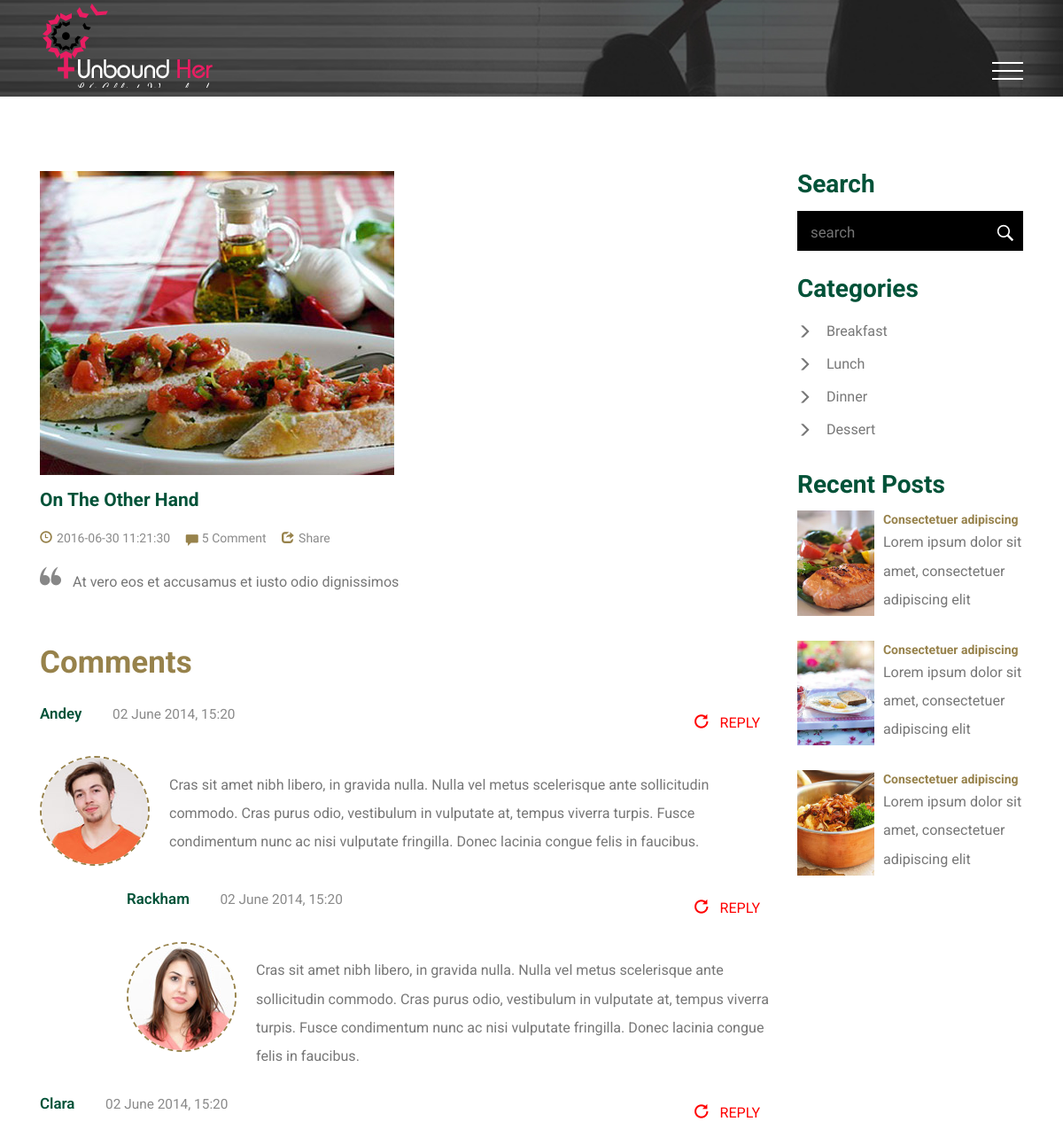
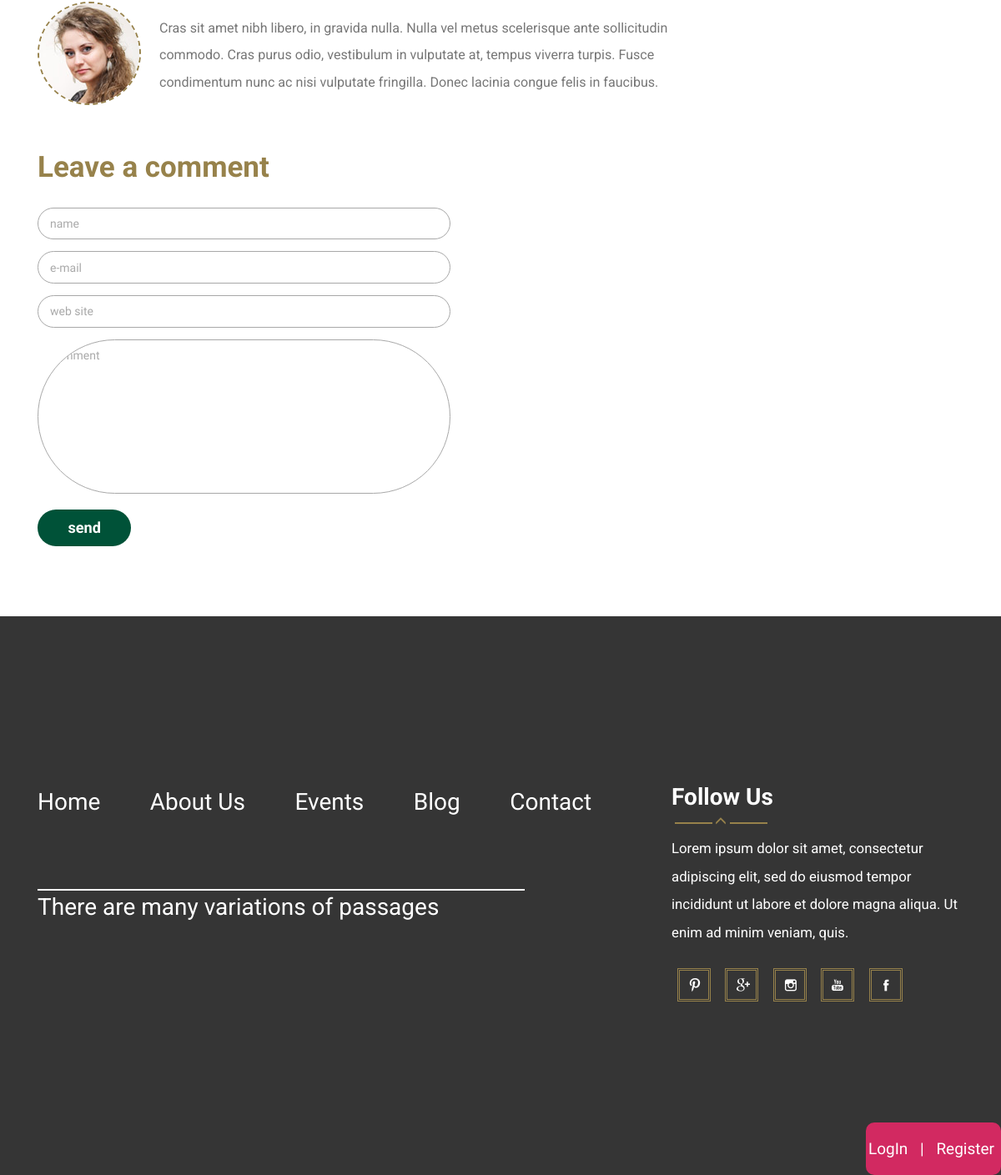
Page /single.php?id=1 on the committed database (2 pictures, top to bottom).
### tables this page shows
CREATE TABLE `blog` (
  `blog_id` int(11) NOT NULL,
  `title` varchar(50) NOT NULL,
  `category` varchar(50) NOT NULL,
  `create_at` varchar(255) NOT NULL,
  `image` text NOT NULL,
  `content` text NOT NULL,
  `modify` varchar(50) NOT NULL,
  `edit` varchar(50) NOT NULL,
  `delete` varchar(50) NOT NULL
);

### single.php (the view, shortened to what this page needs)
<?php include 'includes/header.php'; ?>
<?php
$blog_id = $_GET['id'];
$sql = mysql_query("SELECT * FROM `blog` where blog_id=$blog_id");
$res = mysql_fetch_array($sql);
?>
<div class="blog">
    <div class="container">
        <div class="col-md-9 ">
            <div class="single">
                <div class="single-top">
                    <img class="img-responsive wow fadeInUp animated" data-wow-delay=".5s" src="admin/blog_image/<?php echo $res['image']; ?>" alt="" />
                    <div class="lone-line">
                        <h4><?php echo $res['title']; ?></h4>
                        <ul class="grid-blog">
                            <li><span><i class="glyphicon glyphicon-time"> </i><?php echo $res['create_at']; ?></span></li>
                            <li><a href="#"><i class="glyphicon glyphicon-comment"> </i>5 Comment</a></li>
                            <li><a href="#"><i class="glyphicon glyphicon-share"> </i>Share</a></li>
                        </ul>
                        <p><?php echo $res['content'];?></p>
                    </div>
                </div>
                <div class="comment">
                    <h3>Comments</h3>
                    <div class="media wow fadeInLeft animated" data-wow-delay=".5s">
                        <div class="code-in">
                            <p class="smith"><a href="#">Andey</a> <span>02 June 2014, 15:20</span></p>
                            <p class="reply"><a href="#"><i class="glyphicon glyphicon-repeat"> </i>REPLY</a></p>
                            <div class="clearfix"> </div>
                        </div>
                        <div class="media-left">
                            <a href="#">
                                <img src="images/si1.jpg" alt="">
                            </a>
                        </div>
                        <div class="media-body">
                            <p>Cras sit amet nibh libero, in gravida nulla. Nulla vel metus scelerisque ante sollicitudin commodo. Cras purus odio, vestibulum in vulputate at, tempus viverra turpis. Fusce condimentum nunc ac nisi vulputate fringilla. Donec lacinia congue felis in faucibus.</p>
                        </div>
                    </div>
                    <div class="media media-1 wow fadeInUp animated" data-wow-delay=".5s">
                        <div class="code-in">
                            <p class="smith"><a href="#"> Rackham</a> <span>02 June 2014, 15:20</span></p>
                            <p class="reply"><a href="#"><i class="glyphicon glyphicon-repeat"> </i>REPLY</a></p>
                            <div class="clearfix"> </div>
                        </div>
                        <div class="media-left">
                            <a href="#">
                                <img src="images/si.jpg" alt="">
                            </a>
                        </div>
                        <div class="media-body">
                            <p>Cras sit amet nibh libero, in gravida nulla. Nulla vel metus scelerisque ante sollicitudin commodo. Cras purus odio, vestibulum in vulputate at, tempus viverra turpis. Fusce condimentum nunc ac nisi vulputate fringilla. Donec lacinia congue felis in faucibus.</p>
                        </div>
                    </div>
                    <div class="media wow fadeInRight animated" data-wow-delay=".5s">
                        <div class="code-in">
                            <p class="smith"><a href="#">Clara</a> <span>02 June 2014, 15:20</span></p>
                            <p class="reply"><a href="#"><i class="glyphicon glyphicon-repeat"> </i>REPLY</a></p>
                            <div class="clearfix"> </div>
                        </div>
                        <div class="media-left">
                            <a href="#">
                                <img src="images/si2.jpg" alt="">
                            </a>
                        </div>
                        <div class="media-body">
                            <p>Cras sit amet nibh libero, in gravida nulla. Nulla vel metus scelerisque ante sollicitudin commodo. Cras purus odio, vestibulum in vulputate at, tempus viverra turpis. Fusce condimentum nunc ac nisi vulputate fringilla. Donec lacinia congue felis in faucibus.</p>
                        </div>
                    </div>
                </div>
                <div class="leave">
                    <h3>Leave a comment</h3>
                    <form>
                        <div class="single-grid wow fadeInLeft animated" data-wow-delay=".5s">
                            <input type="text" value="Name" onfocus="this.value='';" onblur="if (this.value == '') {this.value = 'Name';}">
                            <input type="text" value="E-mail" onfocus="this.value='';" onblur="if (this.value == '') {this.value = 'E-mail';}">
                            <input type="text" value="Web site" onfocus="this.value='';" onblur="if (this.value == '') {this.value = 'Web site';}">
                            <textarea value=" " onfocus="this.value='';" onblur="if (this.value == '') {this.value = 'Comment';}">Comment</textarea>
                            <label class="hvr-rectangle-out">
                                <input type="submit" value="Send">
                            </label>
                        </div>
                    </form>
                </div>
            </div>
        </div>
        <div class="col-md-3 categories-grid">
            <div class="search-in animated wow fadeInRight" data-wow-duration="1000ms" data-wow-delay="500ms">
                <h4>Search</h4>
                <div class="search">
                    <form>
                        <input type="text" placeholder="Search" required="" >
                        <input type="submit" value="" >
                    </form>
                </div>
            </div>
            <div class="grid-categories animated wow fadeInLeft" data-wow-duration="1000ms" data-wow-delay="500ms">
                <h4>Categories</h4>
                <ul class="popular">
                    <li><a href="#"><i class="glyphicon glyphicon-menu-right"> </i>Breakfast</a></li>
                    <li><a href="#"><i class="glyphicon glyphicon-menu-right"> </i>Lunch</a></li>
                    <li><a href="#"><i class="glyphicon glyphicon-menu-right"> </i>Dinner</a></li>
                    <li><a href="#"><i class="glyphicon glyphicon-menu-right"> </i>Dessert</a></li>
                </ul>
            </div>
            <div class="blog-bottom animated wow fadeInUp" data-wow-duration="1000ms" data-wow-delay="500ms">
                <h4>Recent Posts</h4>
                <div class="product-go">
                    <a href="single.html" class="fashion"><img class="img-responsive " src="images/bo.jpg" alt=""></a>
                    <div class="grid-product">
                        <a href="single.html" class="elit">Consectetuer adipiscing</a>
                        <p>Lorem ipsum dolor sit amet, consectetuer adipiscing elit</p>
                    </div>
                    <div class="clearfix"> </div>
                </div>
                <div class="product-go">
                    <a href="single.html" class="fashion"><img class="img-responsive " src="images/bo1.jpg" alt=""></a>
                    <div class="grid-product">
                        <a href="single.html" class="elit">Consectetuer adipiscing</a>
                        <p>Lorem ipsum dolor sit amet, consectetuer adipiscing elit</p>
                    </div>
                    <div class="clearfix"> </div>
                </div>
                <div class="product-go">
                    <a href="single.html" class="fashion"><img class="img-responsive " src="images/bo2.jpg" alt=""></a>
                    <div class="grid-product">
                        <a href="single.html" class="elit">Consectetuer adipiscing</a>
                        <p>Lorem ipsum dolor sit amet, consectetuer adipiscing elit</p>
                    </div>
                    <div class="clearfix"> </div>
                </div>
            </div>
        </div>
        <div class="clearfix"> </div>
    </div>
</div>
<?php include 'includes/footer.php'; ?>

### css/style.css (style rules this page uses)
body { background: #e0dbdb; font-family: 'Open Sans Condensed', sans-serif; }
body a { transition: 0.5s all; -webkit-transition: 0.5s all; -o-transition: 0.5s all; -moz-transition: 0.5s all; -ms-transition: 0.5s all; }
ul { padding: 0; margin: 0; }
h1, h2, h3, h4, h5, h6, label, p { margin: 0; font-family: 'Roboto', sans-serif !important; }
i.glyphicon.glyphicon-comment { font-size: 14px; margin-right: 0.3em; vertical-align: middle; }
.blog { padding: 6em 0; }
.single-top h4 { font-size: 1.5em; padding-top: 0.8em; color: #005238; font-family: 'Roboto', sans-serif !important; font-weight: 700; }
.lone-line p { font-size: 1.15em; color: #777; line-height: 2em; }
.lone-line p:before { content: ""; background: url(../images/qu3.png) no-repeat; width: 30px; height: 24px; display: inline-block; padding-right: 2.3em; }
ul.grid-blog li { display: inline-block; }
ul.grid-blog li a, ul.grid-blog li span { text-decoration: none; font-size: 1em; color: #8A8A8A; display: inline-block; margin: 0 1em 0 0; }
ul.grid-blog li i { margin: 0 5px 0 0; color: #97824B; }
ul.grid-blog { padding: 1.5em 0; }
.comment h3 { font-size: 2.5em; color: #97824B; font-family: 'Roboto', sans-serif !important; font-weight: 700; }
.media-body p { font-size: 1.15em; color: #777; line-height: 2em; margin-top: 1em; }
.media-left, .media > .pull-left { padding-right: 22px; }
.leave h3 { font-size: 2.5em; color: #97824B; font-family: 'Roboto', sans-serif !important; font-weight: 700; }
.single-grid input[type="text"], .single-grid textarea { background: none; padding: 0.6em 1em; margin: 1em 0 0; font-size: 1em; color: #A9A9A9; width: 100%; outline: none; border: 1px solid #A8A8A8; -webkit-appearance: none; }
.single-grid textarea { resize: none; height: 185px; }
.single-grid { width: 60%; padding-top: 1em; }
.single-grid label { font-weight: 400; color: #EB1478; margin-top: 1em; cursor: pointer; }
.single-grid input[type="submit"] { font-size: 1.3em; background: #005238; padding: 0.5em 2em; text-align: center; color: #fff; border: none; outline: none; margin: 0 auto; -webkit-appearance: none; font-weight: 700; transition: 0.5s all; -webkit-transition: 0.5s all; -o-transition: 0.5s all; -ms-transition: 0.5s all; -moz-transition: 0.5s all; }
.media { margin-top: 25px; }
.comment { padding: 4em 0; }
p.smith { float: left; padding: 0; font-size: 1.1em; }
p.smith a { text-decoration: none; color: #005238; font-size: 1.1em; font-weight: 600; }
p.smith span { padding: 0 2em; color: #8A8A8A; }
p.reply { float: right; padding: 12px; color: red; font-size: 16px; }
p.reply a { text-decoration: none; color: red; }
.code-in { padding-bottom: 1em; }
p.reply a i { padding-right: 0.8em; }
.media-left img { border-radius: 100px; border: 2px dashed #97824B; }
.media-1 { padding-left: 7em; }
.search-in h4, .grid-categories h4, .blog-bottom h4 { color: #005238; font-family: 'Roboto', sans-serif !important; font-weight: 700; font-size: 2em; }
.search { position: relative; border: none; background: #000; margin: 1em 0 0; }
.search input[type="text"] { outline: none; padding: 8px 15px; background: none; width: 87%; border: none; color: #fff; font-size: 1.2em; }
.search input[type="submit"] { width: 30px; height: 30px; background: url(../images/search.png)no-repeat 0px 10px; padding: 0px 1px; border: none; cursor: pointer; position: absolute; outline: none; right: 0; }
.popular li { list-style: none; padding: 0.5em 0; }
.popular li a { color: #777; font-size: 1.15em; }
.popular li i { width: 17px; height: 17px; background: url(../images/img-sprite.png)no-repeat -562px -40px; display: inline-block; vertical-align: middle; margin-right: 16px; }
a.fashion { float: left; width: 34%; }
.grid-product { float: right; width: 62%; }
a.elit { font-size: 1em; color: #97824B; text-decoration: none; font-family: 'Roboto', sans-serif !important; font-weight: 700; }
.grid-product p { font-size: 1.15em; color: #777; line-height: 2em; }
.product-go { padding: 1em 0; }
.grid-categories { padding: 2em 0; }
ul.popular { padding: 1em 0 0; }

### css/styles.css (style rules this page uses)
body { background: #fff; font-family: 'Open Sans Condensed', sans-serif; }

### rows in the picture
blog: image (picture), title "On The Other Hand", create_at "2016-06-30 11:21:30", content "At vero eos et accusamus et iusto odio dignissimos"
